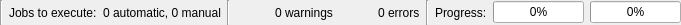
<?xml version="1.0" encoding="UTF-8"?>
<ui version="4.0">
 <class>mtx::gui::StatusBarProgressWidget</class>
 <widget class="QWidget" name="mtx::gui::StatusBarProgressWidget">
  <property name="geometry">
   <rect>
    <x>0</x>
    <y>0</y>
    <width>681</width>
    <height>25</height>
   </rect>
  </property>
  <property name="sizePolicy">
   <sizepolicy hsizetype="Preferred" vsizetype="Minimum">
    <horstretch>0</horstretch>
    <verstretch>0</verstretch>
   </sizepolicy>
  </property>
  <property name="windowTitle">
   <string notr="true">mtx::gui::StatusBarProgressWidget</string>
  </property>
  <layout class="QHBoxLayout" name="horizontalLayout">
   <property name="leftMargin">
    <number>0</number>
   </property>
   <property name="topMargin">
    <number>0</number>
   </property>
   <property name="rightMargin">
    <number>0</number>
   </property>
   <property name="bottomMargin">
    <number>0</number>
   </property>
   <item>
    <widget class="Line" name="line">
     <property name="orientation">
      <enum>Qt::Vertical</enum>
     </property>
    </widget>
   </item>
   <item>
    <widget class="QLabel" name="jobsToExecuteLabel">
     <property name="text">
      <string>Jobs to execute:</string>
     </property>
    </widget>
   </item>
   <item>
    <widget class="QLabel" name="numJobsLabel">
     <property name="sizePolicy">
      <sizepolicy hsizetype="Preferred" vsizetype="Minimum">
       <horstretch>0</horstretch>
       <verstretch>0</verstretch>
      </sizepolicy>
     </property>
     <property name="text">
      <string>0 automatic, 0 manual</string>
     </property>
    </widget>
   </item>
   <item>
    <widget class="Line" name="line_3">
     <property name="orientation">
      <enum>Qt::Vertical</enum>
     </property>
    </widget>
   </item>
   <item>
    <widget class="QLabel" name="warningsIconLabel">
     <property name="text">
      <string/>
     </property>
     <property name="pixmap">
      <pixmap resource="../../qt_resources.qrc">:/icons/16x16/dialog-warning-grayscale.png</pixmap>
     </property>
    </widget>
   </item>
   <item>
    <widget class="QLabel" name="warningsLabel">
     <property name="text">
      <string>0 warnings</string>
     </property>
    </widget>
   </item>
   <item>
    <widget class="QLabel" name="errorsIconLabel">
     <property name="text">
      <string/>
     </property>
     <property name="pixmap">
      <pixmap resource="../../qt_resources.qrc">:/icons/16x16/dialog-error-grayscale.png</pixmap>
     </property>
    </widget>
   </item>
   <item>
    <widget class="QLabel" name="errorsLabel">
     <property name="text">
      <string>0 errors</string>
     </property>
    </widget>
   </item>
   <item>
    <widget class="Line" name="line_2">
     <property name="orientation">
      <enum>Qt::Vertical</enum>
     </property>
    </widget>
   </item>
   <item>
    <widget class="QLabel" name="progressLabel">
     <property name="text">
      <string>Progress:</string>
     </property>
    </widget>
   </item>
   <item>
    <widget class="QProgressBar" name="progress">
     <property name="sizePolicy">
      <sizepolicy hsizetype="Fixed" vsizetype="Fixed">
       <horstretch>0</horstretch>
       <verstretch>0</verstretch>
      </sizepolicy>
     </property>
     <property name="value">
      <number>0</number>
     </property>
     <property name="format">
      <string extracomment="Current task's progress">%p%</string>
     </property>
    </widget>
   </item>
   <item>
    <widget class="QProgressBar" name="totalProgress">
     <property name="sizePolicy">
      <sizepolicy hsizetype="Fixed" vsizetype="Fixed">
       <horstretch>0</horstretch>
       <verstretch>0</verstretch>
      </sizepolicy>
     </property>
     <property name="value">
      <number>0</number>
     </property>
     <property name="format">
      <string extracomment="Total queue progress">%p%</string>
     </property>
    </widget>
   </item>
  </layout>
 </widget>
 <layoutdefault spacing="6" margin="11"/>
 <resources>
  <include location="../../qt_resources.qrc"/>
 </resources>
 <connections/>
 <slots>
  <slot>onContextMenu(QPoint)</slot>
 </slots>
</ui>
